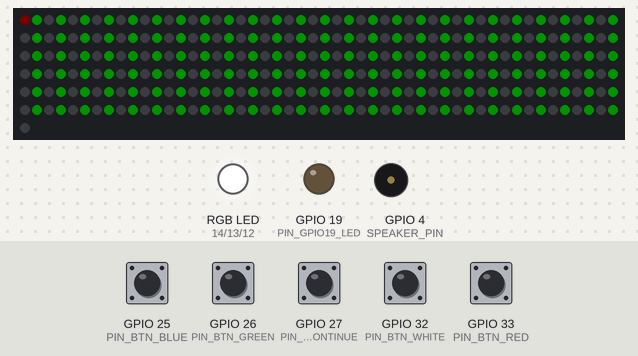
The sketch below on a simulated ESP32. Parts: 301 RGB LEDs in strip order, left to right, continuing on the next row, an RGB LED mixed from three pins (HIGH = lit), output pins drawn as LEDs (lit = HIGH), buzzer (waves = sounding). Inputs (shaded band) come from the test bench; at power-on: GPIO 25 (PIN_BTN_BLUE), GPIO 26 (PIN_BTN_GREEN), GPIO 27 (PIN_BTN_CONTINUE), GPIO 32 (PIN_BTN_WHITE), GPIO 33 (PIN_BTN_RED) HIGH. Dim RGB values are drawn brighter than linear; random numbers use the default seed unless the sketch sets one; what the sketch prints to the serial monitor is not drawn.

Above: at 0.1 s.
1.8 s: GPIO 25 (PIN_BTN_BLUE) pulled LOW for 0.15 s
At 2.7 s:
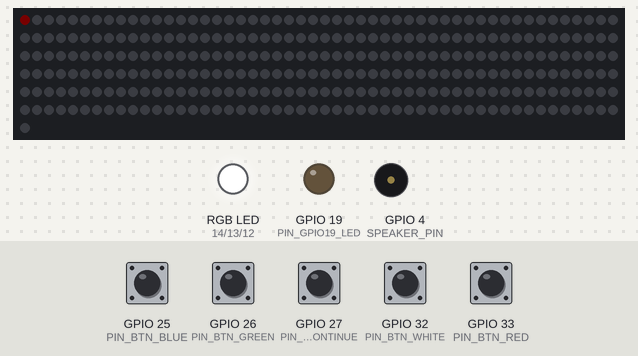
4.9 s: GPIO 26 (PIN_BTN_GREEN) pulled LOW for 0.15 s
At 5.02 s:
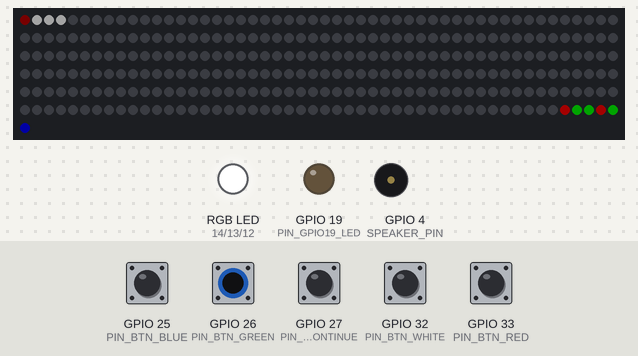
5.6 s: GPIO 33 (PIN_BTN_RED) pulled LOW for 0.15 s
At 5.95 s:
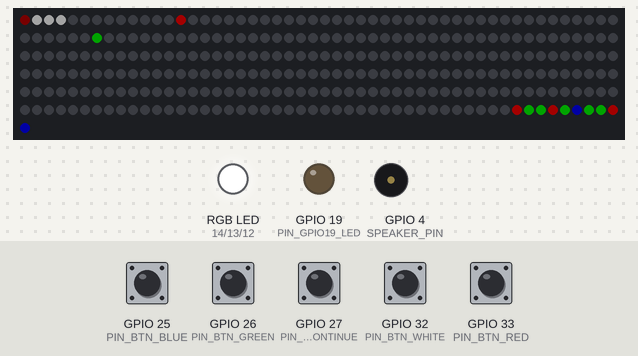
6.3 s: GPIO 32 (PIN_BTN_WHITE) pulled LOW for 1 s
7.9 s: GPIO 27 (PIN_BTN_CONTINUE) pulled LOW for 0.15 s
At 9.7 s:
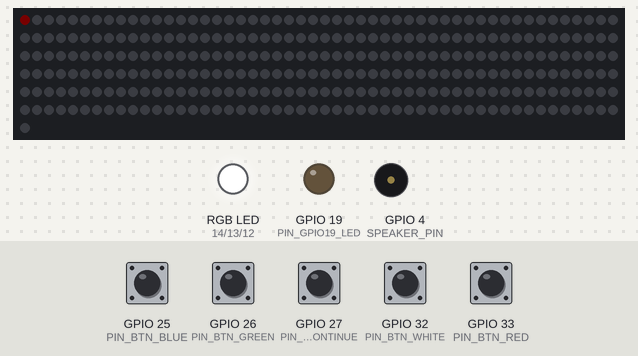
11.0 s: GPIO 25 (PIN_BTN_BLUE) pulled LOW for 1 s
At 11.13 s:
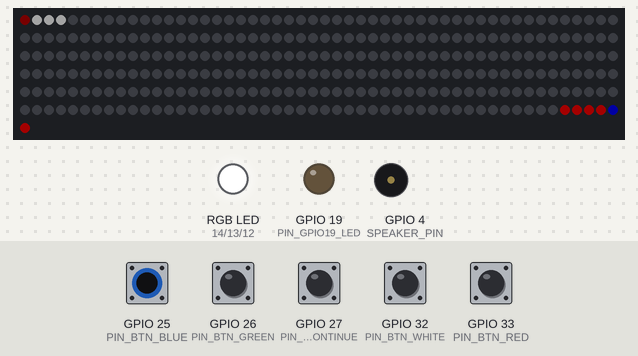
Timing chart, 0 to 13.6 s (numbered marks = the images above; inputs shaded):
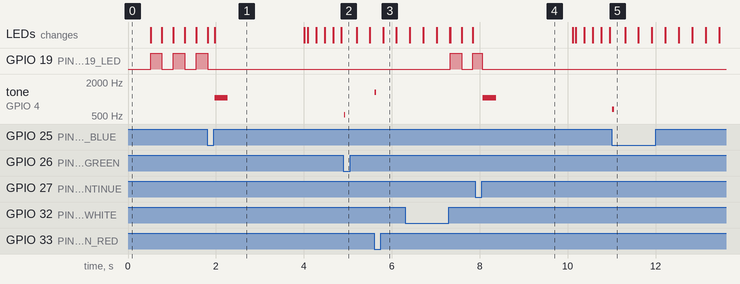

Measured:
- after the input at 1.8 s, tone on GPIO 4 (SPEAKER_PIN): silent → 1047 Hz after 0.17 s, → silent 0.30 s later
- after the input at 4.9 s, tone on GPIO 4 (SPEAKER_PIN): silent → 523 Hz at once, → silent 0.03 s later
- after the input at 5.6 s, tone on GPIO 4 (SPEAKER_PIN): silent → 1319 Hz at once, → silent 0.03 s later
- after the input at 6.3 s, GPIO 19 (PIN_GPIO19_LED): LOW → HIGH after 1.0 s, → LOW 0.26 s later, → HIGH 0.26 s later
- after the input at 7.9 s, tone on GPIO 4 (SPEAKER_PIN): silent → 1047 Hz after 0.17 s, → silent 0.30 s later
- after the input at 11.0 s, tone on GPIO 4 (SPEAKER_PIN): silent → 659 Hz at once, → silent 0.05 s later

The sketch:

Space_Invaders_V14.ino
```cpp
/*
==========================================================================
PROJECT: Space Invaders - single level

Board Settings
Board: ESP32 Dev Module (ESP32-WROOM-32 DevKit, 4 MB flash)
Flash Size: 4MB
Partition: Default
PSRAM: Disabled

V1 This version strips the sound and 12s code.
V2 adds a "continue" button to go to the next level.
V3 adds "hint" LEDS, renamed White Button to Reset Button
V4 Adds UDP commands to play sounds
V5 Restores web page to set WiFi Credentials
V6 Adds debounce to the RGB buttons.
V7 Replace UDP Sound Functions with tone()
   Add missed sprites to the END of the enemy array.
V8 Fixed upload problem, added hint option.
V9 Removed game statistics
V10 Removed scoring
V11 Removed all web code: WiFi, web server, web OTA, UDP, and NVS (Preferences)
    storage. All settings now live in the CONFIG section below - edit and re-upload.
V12 Simple single-level game: removed bosses, boss/combo mode, the 10-level
    table, difficulty profiles, the "game finished" rainbow and the menu.
V13 "Press any button to start": the game waits on a black strip (LED 0 and
    GPIO19 blinking) at power-up and after every game; any of the 5 buttons
    starts it. No separate Continue/start button needed.
V14 Removed the green "level" bar intro. After the start button, the strip
    stays dark for START_PAUSE_MS (get ready), then the invaders appear.
    One difficulty only: config_enemy_count / config_enemy_speed.

HOW IT PLAYS
  - Waiting: strip black, LED 0 and GPIO19 blink. Press ANY button to start.
    (The game starts when the button is released, so that press never fires a shot.)
  - Get ready: start sound, strip dark for START_PAUSE_MS, then the wave of
    coloured invaders starts moving toward the white home base.
  - Press the button matching the colour of the front invader to destroy it.
    Wrong colour = that colour is added to the END of the wave.
  - Clear the wave  -> green flash, then black and waiting.
  - Invaders reach the base -> base blinks, red flash, then black and waiting.
  - RESET (white button) during a game returns to waiting.
==========================================================================
*/

#define VERSION 14.0

#include "esp32-hal-ledc.h"  // For tone function
#include <vector>
#include <FastLED.h>

// ============================================================================
// CONFIG  - edit these and re-upload
// ============================================================================
int config_num_leds = 300;         // Game LEDs (30..MAX_LEDS), not counting the sacrificial LED
int config_brightness_pct = 15;    // 10..100
bool config_sacrifice_led = true;  // true = LED 0 is a level-shifter "sacrificial" LED
int config_homebase_size = 3;      // LEDs in the home base
int config_shot_speed_pct = 100;   // Player shot speed, %
int config_enemy_count = 15;       // Invaders in the wave
int config_enemy_speed = 5;        // Invader speed (LEDs per second)

// AUDIO CONFIG
bool config_sound_on = true;
int config_volume_pct = 50;

#define RESULT_FLASH_MS 1500  // How long the green WIN / red LOSE strip stays lit before going black
#define START_PAUSE_MS 2000   // Dark "get ready" pause between the start button and the invaders
#define FRAME_DELAY 16        // 16ms = approx. 60 FPS
const int FIRE_COOLDOWN = 100;

// ============================================================================
// PINS
// ============================================================================
#define PIN_LED_DATA 15
#define MAX_LEDS 480
#define LED_TYPE WS2812B
#define COLOR_ORDER GRB

#define PIN_BTN_BLUE 25
#define PIN_BTN_RED 33
#define PIN_BTN_GREEN 26
#define PIN_BTN_WHITE 32     // Reset (during a game) / start
#define PIN_BTN_CONTINUE 27  // Start (any button starts the game)

// Colour-hint GPIOs (external LEDs for the player)
#define PIN_HINT_RED 14
#define PIN_HINT_BLUE 12
#define PIN_HINT_GREEN 13

// Status LED - blinks with the sacrificial LED while waiting for a button press
#define PIN_GPIO19_LED 19

#define SPEAKER_PIN 4

// ============================================================================
// SOUNDS  ("freq,ms;freq,ms;...")
// ============================================================================
const String SND_START = "523,80;659,80;784,80;1047,300";
const String SND_WIN = "523,80;659,80;784,80;1047,300;0,150;1047,60;1319,60";
const String SND_LOSE = "370,100;349,100;330,100;311,400";
const String SND_MISTAKE = "60,150";
const String SND_SHOT_BLUE = "698,50;659,50";
const String SND_SHOT_RED = "784,30;1047,30;1319,30";
const String SND_SHOT_GREEN = "523,30;554,30;523,30";
const String SND_HIT = "2093,30";

// ============================================================================
// COLOURS  (1 = blue, 2 = red, 3 = green)
// ============================================================================
const CRGB COL_BLUE = CRGB(0x00, 0x00, 0xFF);
const CRGB COL_RED = CRGB(0xFF, 0x00, 0x00);
const CRGB COL_GREEN = CRGB(0x00, 0xFF, 0x00);
const CRGB COL_SACRIFICE = CRGB(20, 0, 0);

// ============================================================================
// GAME STATE
// ============================================================================
enum GameState {
  STATE_READY,           // black, LED 0 + GPIO19 blinking, waiting for any button
  STATE_GET_READY,       // dark pause after the start button
  STATE_PLAYING,
  STATE_WON,             // green flash, then -> STATE_READY
  STATE_BASE_DESTROYED,  // base blinks red/white for 2 s
  STATE_GAMEOVER         // red flash, then -> STATE_READY
};

struct Shot {
  float position;
  int color;
};

CRGB leds[MAX_LEDS + 1];  // +1 for the sacrificial LED
int ledStartOffset = 1;   // Set automatically from config_sacrifice_led

GameState currentState = STATE_READY;
std::vector<int> enemies;  // colour of each invader, front first
std::vector<Shot> shots;
float enemyFrontIndex = 0;

unsigned long lastLoopTime = 0;
unsigned long stateTimer = 0;
unsigned long lastFireTime = 0;
bool buttonsReleased = true;
bool btnWhiteHeld = false;

// "Press any button" start: armed once all buttons are released,
// start fires when the pressed button is let go.
bool readyArmed = false;
bool startPending = false;

// Waiting blink (LED 0 + GPIO19)
unsigned long lastBlink = 0;
bool gpio19State = false;

// Colour-hint state
int lastLeadColour = -1;
bool hintPending = false;
bool hitJustOccurred = false;


// ============================================================================
// HELPERS
// ============================================================================
CRGB getColor(int colorCode) {
  switch (colorCode) {
    case 1: return COL_BLUE;
    case 2: return COL_RED;
    case 3: return COL_GREEN;
    default: return CRGB::Black;
  }
}

void drawCrispPixel(float pos, CRGB color) {
  int idx = round(pos);
  if (idx < 0 || idx >= config_num_leds) return;
  leds[idx + ledStartOffset] = color;
}

void flashPixel(int pos) {
  if (pos >= 0 && pos < config_num_leds) leds[pos + ledStartOffset] = CRGB::White;
}

void fillGame(CRGB c) {
  fill_solid(&leds[ledStartOffset], config_num_leds, c);
}

void showFrame() {
  if (config_sacrifice_led) leds[0] = COL_SACRIFICE;
  FastLED.show();
}

// Hint LEDs: Halloween setting - all three stay ON.
void hintLEDsOFF() {
  digitalWrite(PIN_HINT_RED, HIGH);
  digitalWrite(PIN_HINT_BLUE, HIGH);
  digitalWrite(PIN_HINT_GREEN, HIGH);
}

void hintLEDsON() {
  digitalWrite(PIN_HINT_RED, HIGH);
  digitalWrite(PIN_HINT_BLUE, HIGH);
  digitalWrite(PIN_HINT_GREEN, HIGH);
}

void setStatusLed(bool on) {
  gpio19State = on;
  digitalWrite(PIN_GPIO19_LED, on ? HIGH : LOW);
}

bool anyButtonDown() {
  return digitalRead(PIN_BTN_BLUE) == LOW || digitalRead(PIN_BTN_RED) == LOW || digitalRead(PIN_BTN_GREEN) == LOW || digitalRead(PIN_BTN_WHITE) == LOW || digitalRead(PIN_BTN_CONTINUE) == LOW;
}


// ============================================================================
// AUDIO
// ============================================================================
void playToneLocal(int freq, int duration_ms) {
  if (!config_sound_on || config_volume_pct == 0) return;
  tone(SPEAKER_PIN, freq, duration_ms);
}

void playSequence(const String &seq) {
  int start = 0;
  while (start < (int)seq.length()) {
    int end = seq.indexOf(';', start);
    if (end == -1) end = seq.length();
    String pair = seq.substring(start, end);
    int comma = pair.indexOf(',');
    if (comma != -1) {
      int freq = pair.substring(0, comma).toInt();
      int dur = pair.substring(comma + 1).toInt();
      if (freq > 0 && dur > 0) {
        playToneLocal(freq, dur);
        delay(5);  // Small gap between tones
      }
    }
    start = end + 1;
  }
}

void playShotSound(int color) {
  if (color == 1) playSequence(SND_SHOT_BLUE);
  else if (color == 2) playSequence(SND_SHOT_RED);
  else if (color == 3) playSequence(SND_SHOT_GREEN);
}


// ============================================================================
// GAME FLOW
// ============================================================================

/* Starts a new game from scratch (called from the waiting state). */
void startGame() {
  enemies.clear();
  shots.clear();
  buttonsReleased = true;
  lastFireTime = 0;
  lastLeadColour = -1;
  hintPending = false;
  hitJustOccurred = false;
  setStatusLed(false);

  playSequence(SND_START);
  currentState = STATE_GET_READY;
  stateTimer = millis();
  fillGame(CRGB::Black);
  showFrame();
  hintLEDsON();  // Halloween: hint LEDs always on
}

/* Get ready: strip dark for START_PAUSE_MS, then the wave starts. */
void updateGetReady() {
  if (millis() - stateTimer < START_PAUSE_MS) {
    fillGame(CRGB::Black);
    showFrame();
  } else {
    int count = config_enemy_count > 0 ? config_enemy_count : 10;
    for (int i = 0; i < count; i++) enemies.push_back((int)random(1, 4));
    enemyFrontIndex = (float)config_num_leds - 1.0;
    currentState = STATE_PLAYING;
  }
}

void winGame() {
  playSequence(SND_WIN);
  currentState = STATE_WON;
  stateTimer = millis();
}

void triggerBaseDestruction() {
  playSequence(SND_LOSE);
  currentState = STATE_BASE_DESTROYED;
  stateTimer = millis();
  hintLEDsOFF();
}

/* Waiting state: used at power-up and after every game. */
void enterReady() {
  currentState = STATE_READY;
  readyArmed = false;    // buttons must be released first (no accidental restart)
  startPending = false;
}

/* Strip black, LED 0 and GPIO19 blink at 2 Hz.
   Any button starts the game - on release, so the press never fires a shot. */
void updateReady() {
  unsigned long now = millis();
  if (anyButtonDown()) {
    if (readyArmed) startPending = true;
  } else {
    if (startPending) {
      startGame();
      return;
    }
    readyArmed = true;
  }

  fillGame(CRGB::Black);
  if (now - lastBlink >= 250) {
    lastBlink = now;
    setStatusLed(!gpio19State);
  }
  if (config_sacrifice_led) leds[0] = gpio19State ? COL_SACRIFICE : CRGB::Black;
  FastLED.show();
}

/* Win screen: green flash for RESULT_FLASH_MS, then black and waiting. */
void updateWon() {
  if (millis() - stateTimer < RESULT_FLASH_MS) {
    fillGame(COL_GREEN);
    showFrame();
  } else {
    enterReady();
  }
}

/* Home base blinks red/white for 2 s while the rest of the strip fades. */
void updateBaseDestroyed() {
  unsigned long elapsed = millis() - stateTimer;
  if (elapsed < 2000) {
    CRGB c = (elapsed / 100) % 2 == 0 ? COL_RED : CRGB::White;
    for (int i = 0; i < config_homebase_size; i++) leds[i + ledStartOffset] = c;
    for (int i = config_homebase_size; i < config_num_leds; i++) leds[i + ledStartOffset].nscale8(240);
    showFrame();
  } else {
    currentState = STATE_GAMEOVER;
    stateTimer = millis();
  }
}

/* Lose screen: red flash for RESULT_FLASH_MS, then black and waiting. */
void updateGameOver() {
  if (millis() - stateTimer < RESULT_FLASH_MS) {
    fillGame(COL_RED);
    showFrame();
  } else {
    enterReady();
  }
}


/* One frame of actual gameplay. */
void updatePlaying(unsigned long now) {
  // ---------------- INPUT ----------------
  bool b = (digitalRead(PIN_BTN_BLUE) == LOW);
  bool r = (digitalRead(PIN_BTN_RED) == LOW);
  bool g = (digitalRead(PIN_BTN_GREEN) == LOW);
  bool anyPressed = (b || r || g);

  if (!anyPressed) buttonsReleased = true;
  else hintPending = false;

  if (anyPressed && buttonsReleased && (now - lastFireTime > FIRE_COOLDOWN)) {
    int c = b ? 1 : (r ? 2 : 3);
    shots.push_back({ 0.0, c });
    lastFireTime = now;
    playShotSound(c);
    buttonsReleased = false;
  }

  // ---------------- SHOTS ----------------
  float moveStep = (float)config_shot_speed_pct / 60.0 * 0.6;
  if (moveStep < 0.2) moveStep = 0.2;

  for (int i = shots.size() - 1; i >= 0; i--) {
    shots[i].position += moveStep;
    bool remove = false;

    if (shots[i].position >= enemyFrontIndex && !enemies.empty()) {
      if (shots[i].color == enemies.front()) {  // correct hit
        enemies.erase(enemies.begin());
        enemyFrontIndex += 1.0;
        flashPixel((int)shots[i].position);
        hitJustOccurred = true;
        playSequence(SND_HIT);
      } else {  // wrong colour: add the player's colour to the END of the wave
        enemies.push_back(shots[i].color);
        playSequence(SND_MISTAKE);
      }
      remove = true;
    }
    if (shots[i].position >= config_num_leds) remove = true;
    if (remove) shots.erase(shots.begin() + i);
  }

  if (enemies.empty()) {
    winGame();
    return;
  }

  // ---------------- INVADERS ----------------
  enemyFrontIndex -= (float)config_enemy_speed / 60.0;
  if (enemyFrontIndex <= config_homebase_size) {
    triggerBaseDestruction();
    return;
  }

  // ---------------- DRAW ----------------
  fillGame(CRGB::Black);
  for (size_t i = 0; i < enemies.size(); i++)
    drawCrispPixel(enemyFrontIndex + (float)i, getColor(enemies[i]));
  for (auto &s : shots)
    drawCrispPixel(s.position, getColor(s.color));
  for (int i = 0; i < config_homebase_size; i++)
    leds[i + ledStartOffset] = CRGB::White;

  // ---------------- HINT LEDs ----------------
  int leadColourNow = enemies.front();
  bool showHint = false;
  if (!anyPressed) {
    if (leadColourNow != lastLeadColour || hitJustOccurred) showHint = true;
    else showHint = hintPending;
  }
  // Halloween: all hint LEDs stay ON. For real hints use (leadColourNow == x) ? HIGH : LOW
  if (showHint) {
    digitalWrite(PIN_HINT_RED, (leadColourNow == 2) ? HIGH : HIGH);
    digitalWrite(PIN_HINT_BLUE, (leadColourNow == 1) ? HIGH : HIGH);
    digitalWrite(PIN_HINT_GREEN, (leadColourNow == 3) ? HIGH : HIGH);
  } else {
    hintLEDsOFF();
  }
  hintPending = showHint;
  lastLeadColour = leadColourNow;
  hitJustOccurred = false;

  showFrame();
}


// ============================================================================
// SETUP
// ============================================================================
void setup() {
  Serial.begin(115200);
  Serial.printf("\n\n=== SPACE INVADERS V%.1f ===\n", VERSION);

  pinMode(PIN_BTN_BLUE, INPUT_PULLUP);
  pinMode(PIN_BTN_RED, INPUT_PULLUP);
  pinMode(PIN_BTN_GREEN, INPUT_PULLUP);
  pinMode(PIN_BTN_WHITE, INPUT_PULLUP);
  pinMode(PIN_BTN_CONTINUE, INPUT_PULLUP);

  pinMode(PIN_HINT_RED, OUTPUT);
  pinMode(PIN_HINT_BLUE, OUTPUT);
  pinMode(PIN_HINT_GREEN, OUTPUT);
  hintLEDsOFF();

  pinMode(PIN_GPIO19_LED, OUTPUT);
  setStatusLed(false);

  pinMode(SPEAKER_PIN, OUTPUT);
  digitalWrite(SPEAKER_PIN, LOW);

  // --- CONFIG ---
  ledStartOffset = config_sacrifice_led ? 1 : 0;
  if (config_num_leds < 30) config_num_leds = 30;
  if (config_num_leds > MAX_LEDS) config_num_leds = MAX_LEDS;
  Serial.printf("LEDs: %d (+%d sacrificial), invaders: %d, speed: %d\n",
                config_num_leds, ledStartOffset, config_enemy_count, config_enemy_speed);

  randomSeed(esp_random());

  // --- FASTLED ---
  FastLED.addLeds<LED_TYPE, PIN_LED_DATA, COLOR_ORDER>(leds, config_num_leds + ledStartOffset);
  FastLED.setBrightness(map(config_brightness_pct, 10, 100, 25, 255));
  FastLED.setDither(0);
  FastLED.setMaxPowerInVoltsAndMilliamps(5, 2500);

  // Power-up test pattern: every other LED green for 0.5 s
  FastLED.clear();
  for (int i = 0; i < config_num_leds; i += 2) leds[i + ledStartOffset] = CRGB::Green;
  showFrame();
  delay(500);

  enterReady();  // wait for any button
}


// ============================================================================
// LOOP
// ============================================================================
void loop() {
  unsigned long now = millis();
  if (now - lastLoopTime < FRAME_DELAY) return;
  lastLoopTime = now;

  // RESET (white) during a game - back to waiting on release
  if (currentState != STATE_READY) {
    if (digitalRead(PIN_BTN_WHITE) == LOW) {
      btnWhiteHeld = true;
    } else if (btnWhiteHeld) {
      btnWhiteHeld = false;
      enterReady();
      return;
    }
  } else {
    btnWhiteHeld = false;
  }

  switch (currentState) {
    case STATE_READY: updateReady(); break;
    case STATE_GET_READY: updateGetReady(); break;
    case STATE_PLAYING: updatePlaying(now); break;
    case STATE_WON: updateWon(); break;
    case STATE_BASE_DESTROYED: updateBaseDestroyed(); break;
    case STATE_GAMEOVER: updateGameOver(); break;
  }
}
```
